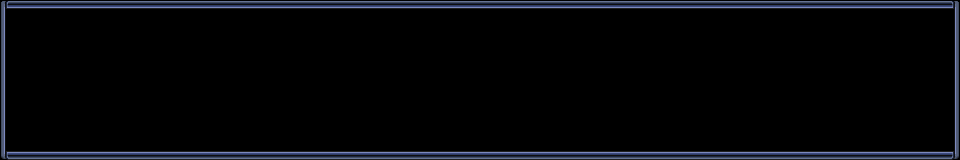

A level layout from a 2D game, rendered from its tile map. Below: a short description, then the map file with tile-grid data replaced by summaries:
An orthogonal 60x10 tile map with 16x16 px tiles, 2 tile layers (behind, bront).

<map version="1.0" orientation="orthogonal" width="60" height="10" tilewidth="16" tileheight="16">
 <tileset firstgid="1" name="Window_b_00" tilewidth="16" tileheight="16">
  <image source="Window_b_00.png" width="128" height="128" />
 </tileset>
 <layer name="behind" width="60" height="10" opacity="0.7">
  <data>[600 cells, 600 non-empty, 1 distinct tile ids]</data>
 </layer>
 <layer name="bront" width="60" height="10">
  <data>[600 cells, 136 non-empty, 8 distinct tile ids]</data>
 </layer>
</map>
